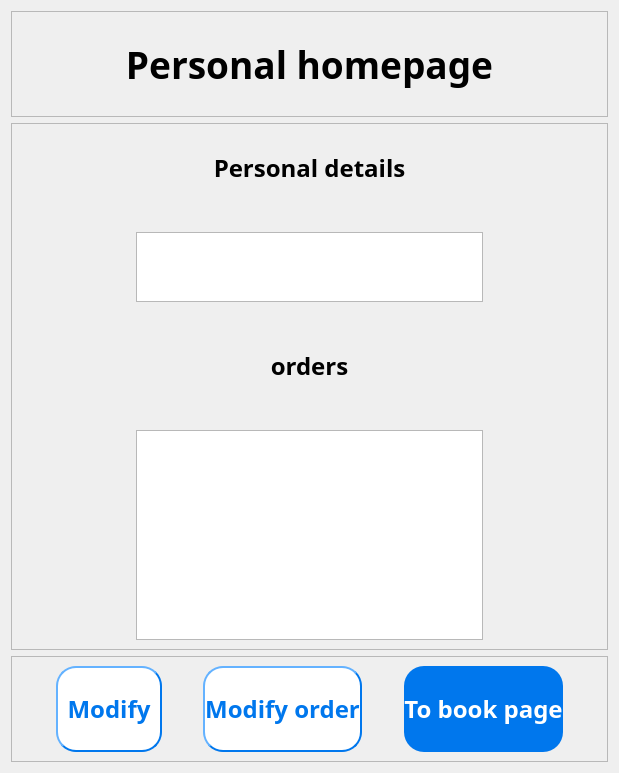
           <widget class="QWidget" name="personal_homepage11">
            <layout class="QVBoxLayout" name="verticalLayout_20">
             <item>
              <layout class="QVBoxLayout" name="verticalLayout_19" stretch="1,5,1">
               <item>
                <widget class="QFrame" name="frame_32">
                 <property name="frameShape">
                  <enum>QFrame::StyledPanel</enum>
                 </property>
                 <property name="frameShadow">
                  <enum>QFrame::Raised</enum>
                 </property>
                 <layout class="QGridLayout" name="gridLayout_64">
                  <item row="0" column="0">
                   <layout class="QGridLayout" name="gridLayout_63">
                    <item row="0" column="0">
                     <widget class="QLabel" name="label_32">
                      <property name="font">
                       <font>
                        <family>Bahnschrift SemiBold</family>
                        <pointsize>28</pointsize>
                        <weight>75</weight>
                        <bold>true</bold>
                       </font>
                      </property>
                      <property name="text">
                       <string>Personal homepage</string>
                      </property>
                      <property name="alignment">
                       <set>Qt::AlignCenter</set>
                      </property>
                     </widget>
                    </item>
                   </layout>
                  </item>
                 </layout>
                </widget>
               </item>
               <item>
                <widget class="QFrame" name="frame_31">
                 <property name="frameShape">
                  <enum>QFrame::StyledPanel</enum>
                 </property>
                 <property name="frameShadow">
                  <enum>QFrame::Raised</enum>
                 </property>
                 <layout class="QGridLayout" name="gridLayout_66">
                  <item row="0" column="0">
                   <layout class="QGridLayout" name="gridLayout_65" rowstretch="3,1,3,1,3,1,9" columnstretch="1,3,1">
                    <item row="6" column="1">
                     <widget class="QTableWidget" name="tableWidget">
                      <property name="font">
                       <font>
                        <family>Bahnschrift SemiBold</family>
                        <pointsize>18</pointsize>
                        <weight>75</weight>
                        <bold>true</bold>
                       </font>
                      </property>
                     </widget>
                    </item>
                    <item row="2" column="0">
                     <spacer name="horizontalSpacer_39">
                      <property name="orientation">
                       <enum>Qt::Horizontal</enum>
                      </property>
                      <property name="sizeHint" stdset="0">
                       <size>
                        <width>40</width>
                        <height>20</height>
                       </size>
                      </property>
                     </spacer>
                    </item>
                    <item row="5" column="1">
                     <spacer name="verticalSpacer_24">
                      <property name="orientation">
                       <enum>Qt::Vertical</enum>
                      </property>
                      <property name="sizeHint" stdset="0">
                       <size>
                        <width>20</width>
                        <height>40</height>
                       </size>
                      </property>
                     </spacer>
                    </item>
                    <item row="2" column="1">
                     <widget class="QTextBrowser" name="orders">
                      <property name="font">
                       <font>
                        <family>Bahnschrift SemiBold</family>
                        <pointsize>18</pointsize>
                        <weight>75</weight>
                        <bold>true</bold>
                       </font>
                      </property>
                     </widget>
                    </item>
                    <item row="0" column="1">
                     <widget class="QLabel" name="label_33">
                      <property name="font">
                       <font>
                        <family>Bahnschrift SemiBold</family>
                        <pointsize>18</pointsize>
                        <weight>75</weight>
                        <bold>true</bold>
                       </font>
                      </property>
                      <property name="text">
                       <string>Personal details</string>
                      </property>
                      <property name="alignment">
                       <set>Qt::AlignCenter</set>
                      </property>
                     </widget>
                    </item>
                    <item row="4" column="1">
                     <widget class="QLabel" name="label_34">
                      <property name="font">
                       <font>
                        <family>Bahnschrift SemiBold</family>
                        <pointsize>18</pointsize>
                        <weight>75</weight>
                        <bold>true</bold>
                       </font>
                      </property>
                      <property name="text">
                       <string>orders</string>
                      </property>
                      <property name="alignment">
                       <set>Qt::AlignCenter</set>
                      </property>
                     </widget>
                    </item>
                    <item row="3" column="1">
                     <spacer name="verticalSpacer_23">
                      <property name="orientation">
                       <enum>Qt::Vertical</enum>
                      </property>
                      <property name="sizeHint" stdset="0">
                       <size>
                        <width>20</width>
                        <height>40</height>
                       </size>
                      </property>
                     </spacer>
                    </item>
                    <item row="2" column="2">
                     <spacer name="horizontalSpacer_40">
                      <property name="orientation">
                       <enum>Qt::Horizontal</enum>
                      </property>
                      <property name="sizeHint" stdset="0">
                       <size>
                        <width>40</width>
                        <height>20</height>
                       </size>
                      </property>
                     </spacer>
                    </item>
                    <item row="1" column="1">
                     <spacer name="verticalSpacer_25">
                      <property name="orientation">
                       <enum>Qt::Vertical</enum>
                      </property>
                      <property name="sizeHint" stdset="0">
                       <size>
                        <width>20</width>
                        <height>40</height>
                       </size>
                      </property>
                     </spacer>
                    </item>
                   </layout>
                  </item>
                 </layout>
                </widget>
               </item>
               <item>
                <widget class="QFrame" name="frame_30">
                 <property name="frameShape">
                  <enum>QFrame::StyledPanel</enum>
                 </property>
                 <property name="frameShadow">
                  <enum>QFrame::Raised</enum>
                 </property>
                 <layout class="QGridLayout" name="gridLayout_68">
                  <item row="0" column="0">
                   <layout class="QGridLayout" name="gridLayout_67" columnstretch="1,3,1,3,1,3,1">
                    <item row="0" column="1">
                     <widget class="QPushButton" name="if_and_to_modify">
                      <property name="sizePolicy">
                       <sizepolicy hsizetype="Minimum" vsizetype="Expanding">
                        <horstretch>0</horstretch>
                        <verstretch>0</verstretch>
                       </sizepolicy>
                      </property>
                      <property name="font">
                       <font>
                        <family>Bahnschrift SemiBold</family>
                        <pointsize>18</pointsize>
                        <weight>75</weight>
                        <bold>true</bold>
                       </font>
                      </property>
                      <property name="styleSheet">
                       <string notr="true">QPushButton{background-color: rgb(255,255,255); border-radius:20px; color:rgb(0, 119, 237);border-width:2px;border-color:rgb(0, 119, 237);border-style:outset;}</string>
                      </property>
                      <property name="text">
                       <string>Modify</string>
                      </property>
                     </widget>
                    </item>
                    <item row="0" column="2">
                     <spacer name="horizontalSpacer_42">
                      <property name="orientation">
                       <enum>Qt::Horizontal</enum>
                      </property>
                      <property name="sizeHint" stdset="0">
                       <size>
                        <width>40</width>
                        <height>20</height>
                       </size>
                      </property>
                     </spacer>
                    </item>
                    <item row="0" column="0">
                     <spacer name="horizontalSpacer_41">
                      <property name="orientation">
                       <enum>Qt::Horizontal</enum>
                      </property>
                      <property name="sizeHint" stdset="0">
                       <size>
                        <width>40</width>
                        <height>20</height>
                       </size>
                      </property>
                     </spacer>
                    </item>
                    <item row="0" column="3">
                     <widget class="QPushButton" name="modify_order">
                      <property name="sizePolicy">
                       <sizepolicy hsizetype="Minimum" vsizetype="Expanding">
                        <horstretch>0</horstretch>
                        <verstretch>0</verstretch>
                       </sizepolicy>
                      </property>
                      <property name="font">
                       <font>
                        <family>Bahnschrift SemiBold</family>
                        <pointsize>18</pointsize>
                        <weight>75</weight>
                        <bold>true</bold>
                       </font>
                      </property>
                      <property name="styleSheet">
                       <string notr="true">QPushButton{background-color: rgb(255,255,255); border-radius:20px; color:rgb(0, 119, 237);border-width:2px;border-color:rgb(0, 119, 237);border-style:outset;}</string>
                      </property>
                      <property name="text">
                       <string>Modify order</string>
                      </property>
                     </widget>
                    </item>
                    <item row="0" column="5">
                     <widget class="QPushButton" name="to_book_info_page6">
                      <property name="sizePolicy">
                       <sizepolicy hsizetype="Minimum" vsizetype="Expanding">
                        <horstretch>0</horstretch>
                        <verstretch>0</verstretch>
                       </sizepolicy>
                      </property>
                      <property name="font">
                       <font>
                        <family>Bahnschrift SemiBold</family>
                        <pointsize>18</pointsize>
                        <weight>75</weight>
                        <bold>true</bold>
                       </font>
                      </property>
                      <property name="styleSheet">
                       <string notr="true">QPushButton{background-color: rgb(0, 119, 237); border-radius:20px; color:rgb(255,255,255);}</string>
                      </property>
                      <property name="text">
                       <string>To book page</string>
                      </property>
                     </widget>
                    </item>
                    <item row="0" column="4">
                     <spacer name="horizontalSpacer_43">
                      <property name="orientation">
                       <enum>Qt::Horizontal</enum>
                      </property>
                      <property name="sizeHint" stdset="0">
                       <size>
                        <width>40</width>
                        <height>20</height>
                       </size>
                      </property>
                     </spacer>
                    </item>
                    <item row="0" column="6">
                     <spacer name="horizontalSpacer_44">
                      <property name="orientation">
                       <enum>Qt::Horizontal</enum>
                      </property>
                      <property name="sizeHint" stdset="0">
                       <size>
                        <width>40</width>
                        <height>20</height>
                       </size>
                      </property>
                     </spacer>
                    </item>
                   </layout>
                  </item>
                 </layout>
                </widget>
               </item>
              </layout>
             </item>
            </layout>
           </widget>
